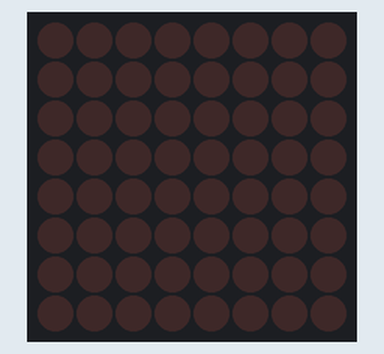
A program run on a simulated ATmega128, built with avr-gcc and emulated at 8 MHz. Shown: 8×8 LED matrix. Wiring (inferred from the names in the program): HT16K33 LED driver at I2C address 0x70.

Above: at 0.1 s.
At 0.6 s:
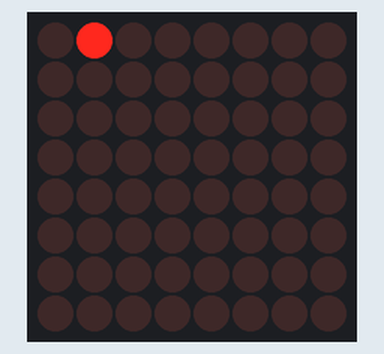

The program:

ledmatrix.c
```c
// (licence header left out)
#define F_CPU 8e6
#include <avr/io.h>
#include <util/delay.h>

/******************************************************************/
void twi_init(void)
/*
short:			Init AVR TWI interface and set bitrate
inputs:
outputs:
notes:			TWI clock is set to 100 kHz
Version :    	DMK, Initial code
*******************************************************************/
{
	TWSR = 0;
	TWBR = 32;	 // TWI clock set to 100kHz, prescaler = 0
}

/******************************************************************/
void twi_start(void)
/*
short:			Generate TWI start condition
inputs:
outputs:
notes:
Version :    	DMK, Initial code
*******************************************************************/
{
	TWCR = (0x80 | 0x20 | 0x04);
	while( 0x00 == (TWCR & 0x80) );
}

/******************************************************************/
void twi_stop(void)
/*
short:			Generate TWI stop condition
inputs:
outputs:
notes:
Version :    	DMK, Initial code
*******************************************************************/
{
	TWCR = (0x80 | 0x10 | 0x04);
}

/******************************************************************/
void twi_tx(unsigned char data)
/*
short:			transmit 8 bits data
inputs:
outputs:
notes:
Version :    	DMK, Initial code
*******************************************************************/
{
	TWDR = data;
	TWCR = (0x80 | 0x04);
	while( 0 == (TWCR & 0x80) );
}

/******************************************************************/
void wait( int ms )
/*
short:			Busy wait number of millisecs
inputs:			int ms (Number of millisecs to busy wait)
outputs:
notes:			Busy wait, not very accurate. Make sure (external)
				clock value is set. This is used by _delay_ms inside
				util/delay.h
Version :    	DMK, Initial code
*******************************************************************/
{
	for (int i=0; i<ms; i++)
	{
		_delay_ms( 1 );		// library function (max 30 ms at 8MHz)
	}
}

/******************************************************************/
int main( void )
/*
short:			main() loop, entry point of executable
inputs:
outputs:
notes:			Looping forever, trashing the HT16K33
Version :    	DMK, Initial code
*******************************************************************/
{

	twi_init();		// Init TWI interface

	// Init HT16K22. Page 32 datasheet
	twi_start();
	twi_tx(0xE0);	// Display I2C addres + R/W bit
	twi_tx(0x21);	// Internal osc on (page 10 HT16K33)
	twi_stop();

	twi_start();
	twi_tx(0xE0);	// Display I2C address + R/W bit
	twi_tx(0xA0);	// HT16K33 pins all output
	twi_stop();

	twi_start();
	twi_tx(0xE0);	// Display I2C address + R/W bit
	twi_tx(0xE3);	// Display Dimming 4/16 duty cycle
	twi_stop();

	twi_start();
	twi_tx(0xE0);	// Display I2C address + R/W bit
	twi_tx(0x81);	// Display OFF - Blink On
	twi_stop();

	while (1)
	{
		twi_start();
		twi_tx(0xE0);	// Display I2C addres + R/W bit
		twi_tx(0x00);	// Address
		twi_tx(0x00);	// data
		twi_stop();

		wait(500);

		twi_start();
		twi_tx(0xE0);	// Display I2C addres + R/W bit
		twi_tx(0x00);	// Address
		twi_tx(0x01);	// data
		twi_stop();

		wait(500);
	}

	return 1;
}
```

Measured:
- what the display in image 1 shows lasts 0.5 s, from 0.5 s to 1.0 s
